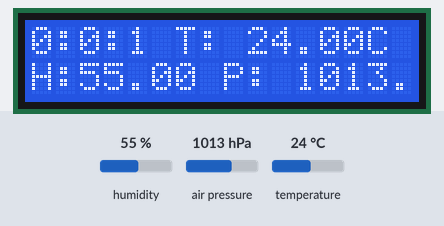
The sketch below on a simulated Arduino Uno, built with avr-gcc and run on an emulated ATmega328P. Parts: 16×2 character LCD. Inputs (shaded band) come from the test bench; at power-on: humidity 55 %, air pressure 1013 hPa, temperature 24 °C.

Above: at 1.2 s.
1.3 s: humidity set to 22 %
At 3.8 s:
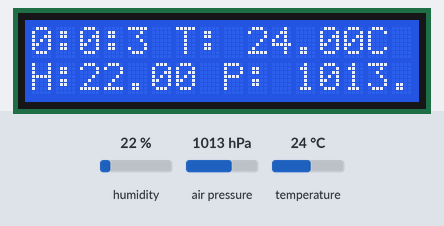
4.5 s: air pressure set to 952 hPa
At 5.8 s:
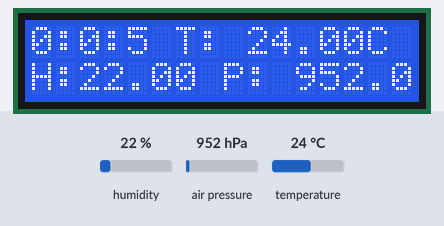
6.5 s: temperature set to 12 °C
At 9.8 s:
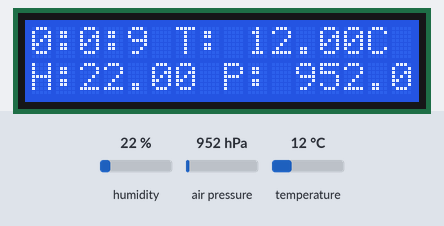
10.5 s: air pressure set to 975 hPa
At 11.5 s:
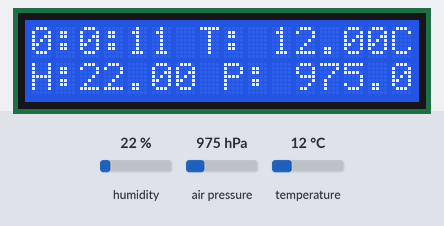
12.5 s: humidity set to 40 %
At 15.8 s:
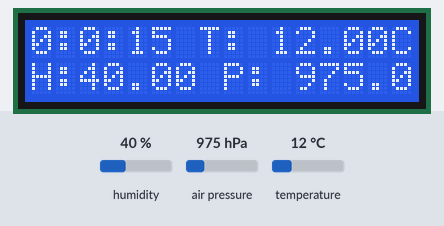
16.5 s: air pressure set to 1000 hPa
At 60.8 s:
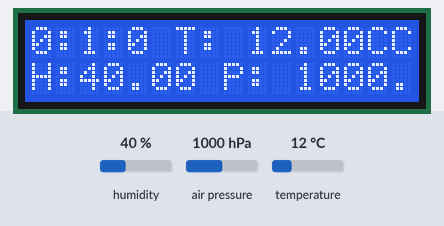
Timing chart, 0 to 61.5 s (numbered marks = the images above; inputs shaded):
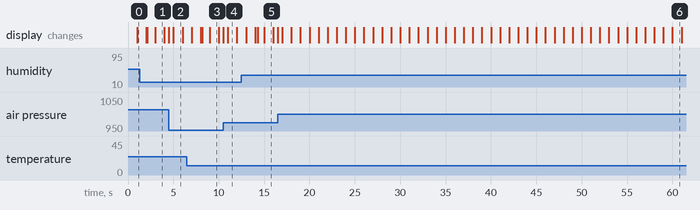

Measured:
- what the display in image 1 shows lasts 1.0 s, from 3.0 s to 4.0 s

The sketch:

sketch.ino
```cpp
#include <DHT.h>                // Работа с датчиком температуры и влажности DHT11
#include <Wire.h>               // Работа с I2C устройствами
#include <LiquidCrystal.h>      // Управление LCD-дисплеем
#include <SFE_BMP180.h>         // Работа с барометром BMP180
#include <DS3232RTC.h>          // Работа с часами реального времени DS3232

DHT dht(7, DHT11);              // Объект DHT11
SFE_BMP180 bmp180;              // Объект BMP180
LiquidCrystal lcd(12, 11, 5, 4, 3, 2); // Объект LCD-дисплея с указанием пинов для подключения

void setup() {
  lcd.begin(16, 2);             // Инициализация LCD-дисплея 16x2 символов
  dht.begin();                  // Инициализация DHT11
  Serial.begin(9600);           // Установка скорости передачи данных по serial-порту (9600 бод)
  bmp180.begin();               // Инициализация BMP180
}

void loop() {
  float h = dht.readHumidity(); // Чтение влажности с DHT11
  float t = dht.readTemperature(); // Чтение температуры с DHT11

  double p, bmpt;               // Давление и температура
  bmp180.startTemperature();    // Запуск измерения температуры на BMP180
  bmp180.startPressure(3);      // Запуск измерения давления на BMP180 с максимально точным режимом (3)
  bmp180.getPressure(p, bmpt);  // Получение давления и температуры

  lcd.setCursor(0, 0);          // Установка курсора в первую строку
  lcd.print(hour());            // Вывод текущего часа с модуля часов реального времени
  lcd.print(":");
  lcd.print(minute());
  lcd.print(":");
  lcd.print(second());
  lcd.print(" T: ");
  lcd.print(t);                 // Вывод температуры с DHT11
  lcd.print("C");               // Добавление символа Цельсия

  lcd.setCursor(0, 1);          // Установка курсора во вторую строку
  lcd.print("H:");
  lcd.print(h);                 // Вывод влажности с DHT11
  lcd.print(" P: ");
  lcd.print(p);                 // Вывод давления с BMP180
}
```
